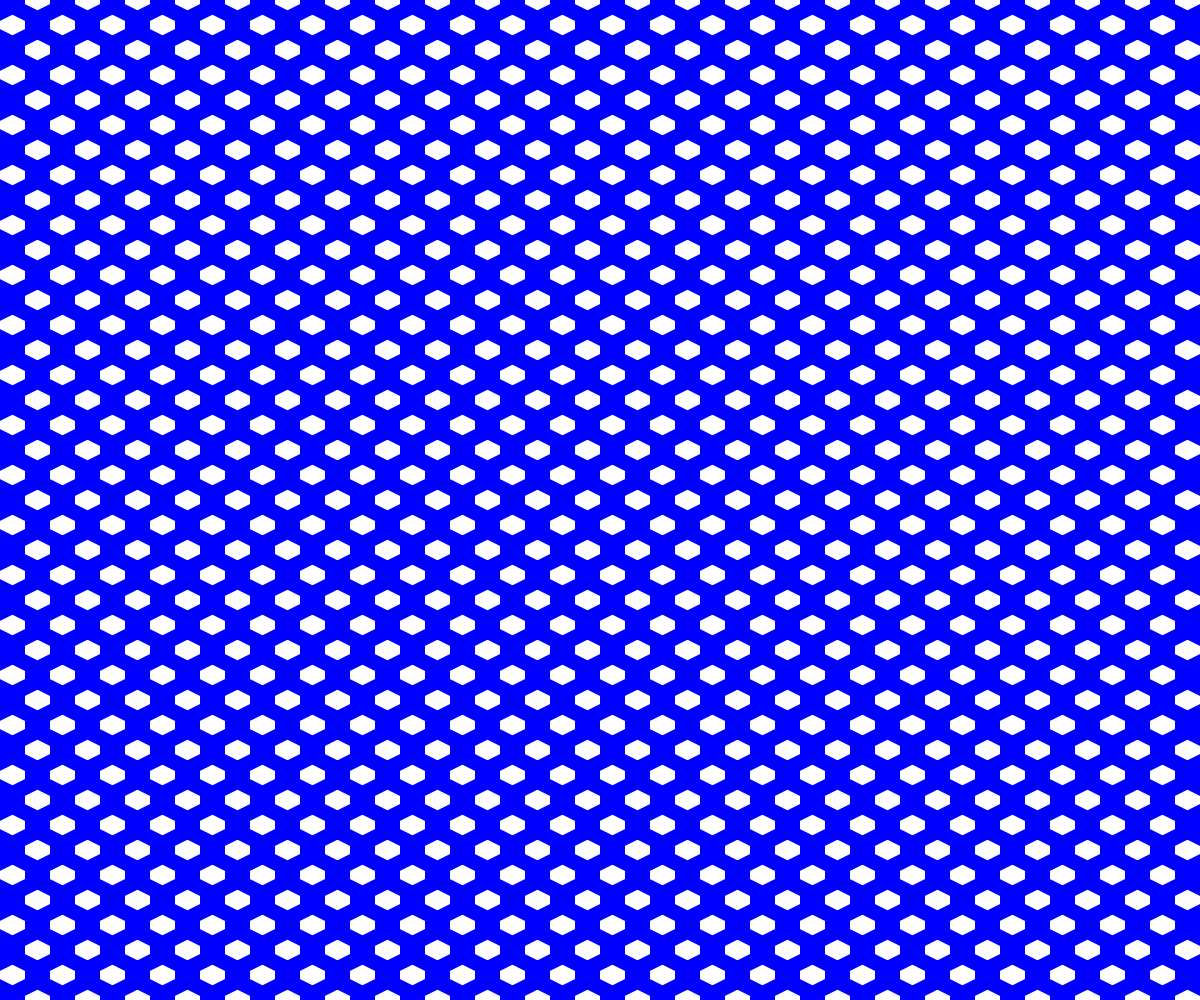
Frame 1 (no input)
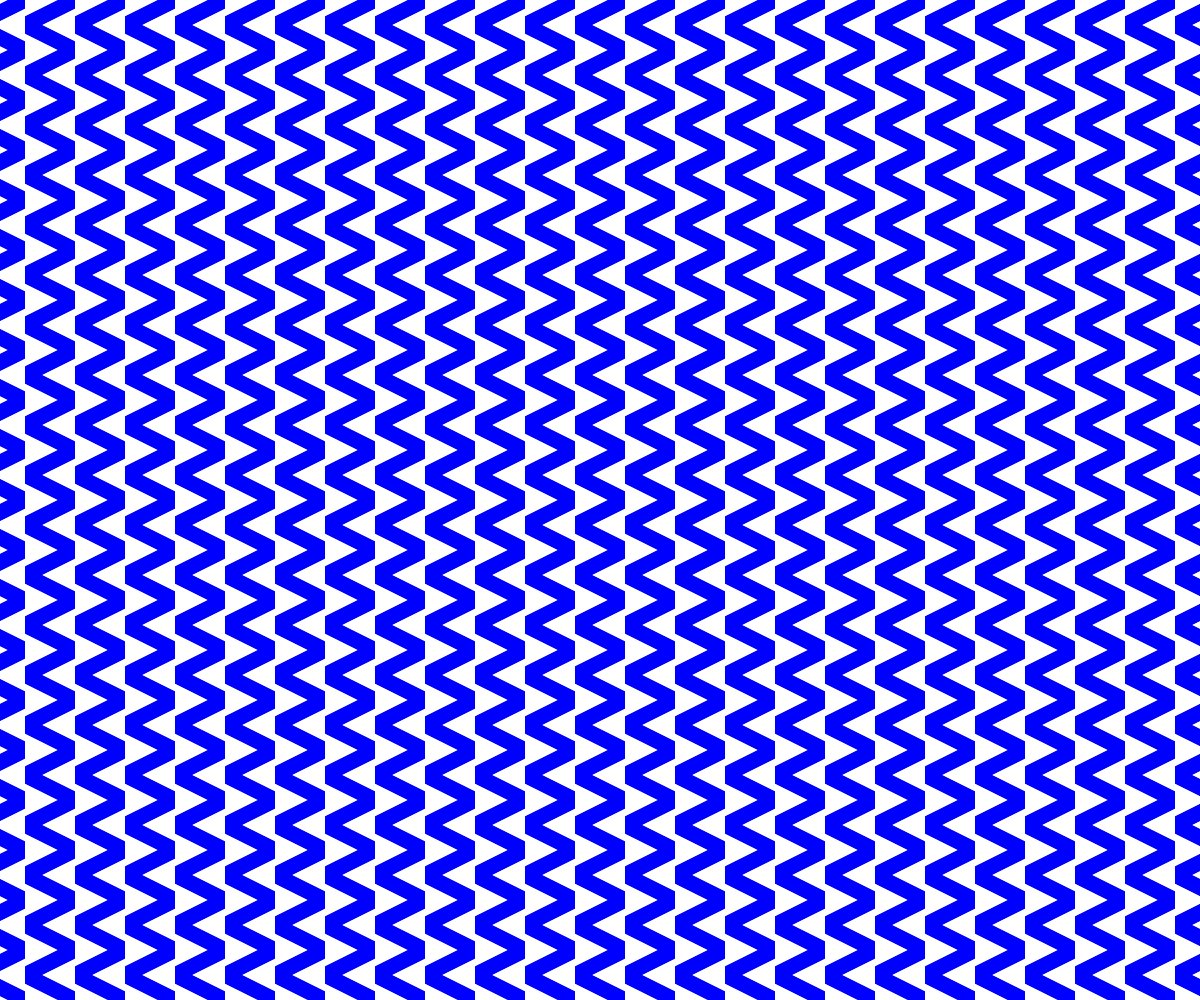
Frame 60 (no input)
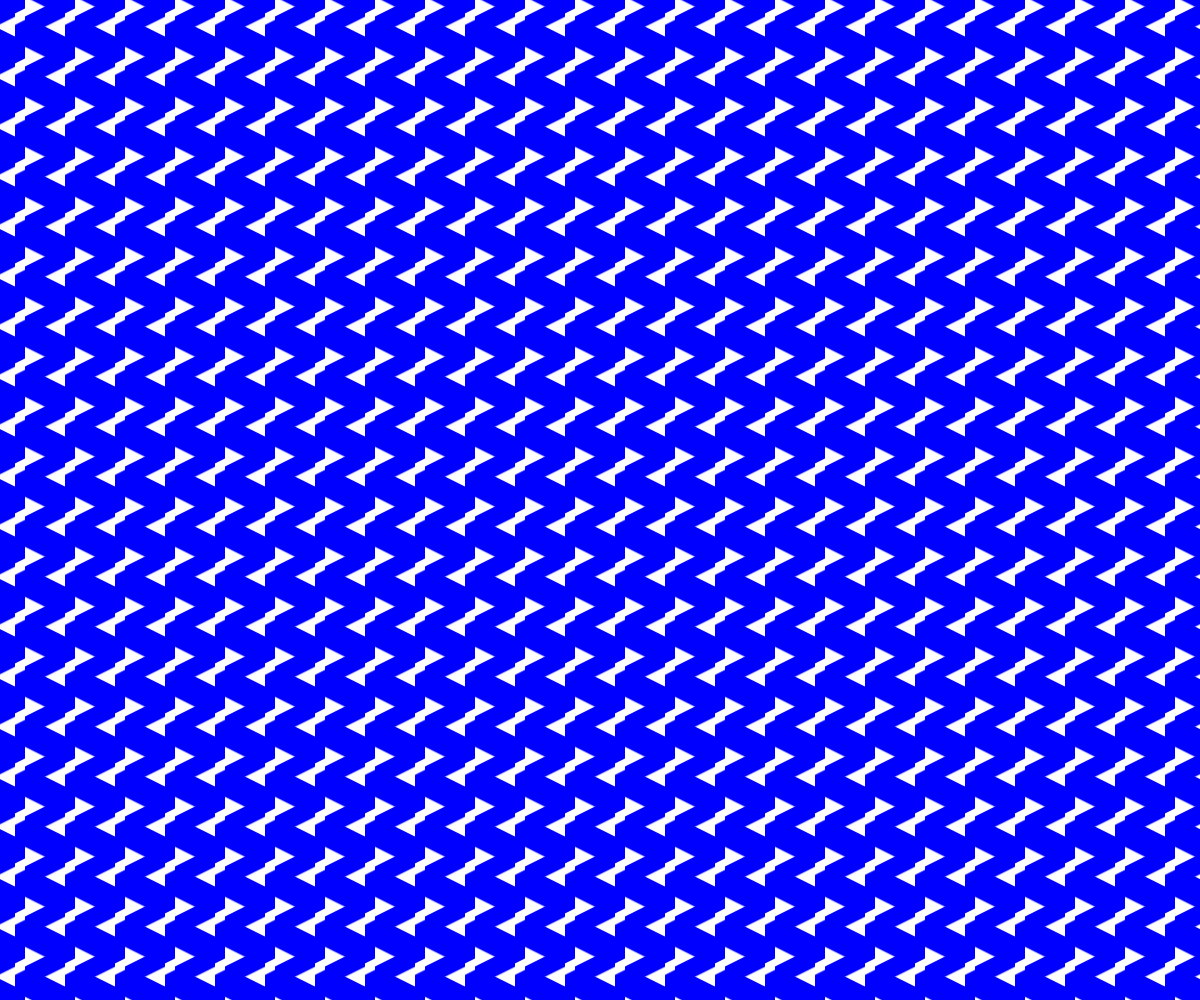
Frame 120 (the mouse pressed at the canvas centre since frame 60)

The p5.js sketch that drew these frames (run headless with seeded random() and noise() and a simulated clock; from frame 60 on, the mouse is pressed at the canvas centre):

// p5.js sketch
// ── sketch.js
var slotSize = 50
var pg
var marginX
var marginY

var offsetX = 0.5

var offsetY = 0.5
var step = 11

function setup() {

    createCanvas(windowWidth, windowHeight);
    pixelDensity(1)

    pg = createGraphics(slotSize, slotSize)
    pg.pixelDensity(1)

    pg.stroke(0, 0, 255)
    pg.strokeWeight(15)

    pg.line(0, 0, slotSize, slotSize / 2)
    pg.line(slotSize, slotSize / 2, 0, slotSize)

    imageMode(CENTER)


}


function draw() {
    background(255)

    for (var x = -slotSize * 5; x < width + slotSize * 5; x += slotSize * 1) {
        for (var y = -slotSize * 5; y < height + slotSize * 5; y += slotSize * 1) {
            push()

            // for (var i = 0; i < slotSize; i += step) {
            image(pg, x, y)
            //}

            pop()
        }

    }

    for (var x = -slotSize * 5; x < width + slotSize * 5; x += slotSize * 1) {
        for (var y = -slotSize * 5; y < height + slotSize * 5; y += slotSize * 1) {
            push()

            translate(x, y)
            //rotate(PI)

            // for (var i = 0; i < slotSize; i += step) {
            image(pg, -slotSize * offsetY, -slotSize * offsetX)
            // }

            pop()
        }

    }
    /*
    for (var x = -slotSize * 5; x < width + slotSize * 5; x += slotSize * 1.25) {
        for (var y = -slotSize * 5; y < height + slotSize * 5; y += slotSize * 1.25) {
            push()

            translate(x, y)
            rotate(-PI / 3)

            // for (var i = 0; i < slotSize; i += step) {
            image(pg, -slotSize * offsetY, -slotSize * offsetX)
            // }

            pop()
        }

    }*/
    offsetX = map(mouseY, 0, width, -1, 1)
    offsetY = map(mouseX, 0, height, -1, 1)
}

function mouseReleased() {

    // offset = random(-1, 1)
    slotSize = int(random(1, 6)) * 25
    step = int(random(10, 50))
    strokeW = 1 + random(15)
    opacity = random(150, 255)

    console.log(slotSize, step, strokeW, opacity)

    pg = createGraphics(slotSize, slotSize)
    pg.pixelDensity(1)
    pg.strokeWeight(strokeW)
    pg.stroke(0, 0, 255)
    pg.line(0, 0, slotSize, slotSize / 2)
    pg.line(slotSize, slotSize / 2, 0, slotSize)


}

function windowResized() {
    resizeCanvas(windowWidth, windowHeight);
    marginX = windowWidth - int((windowWidth / slotSize)) * slotSize;
    marginY = windowHeight - int((windowHeight / slotSize)) * slotSize;
}
